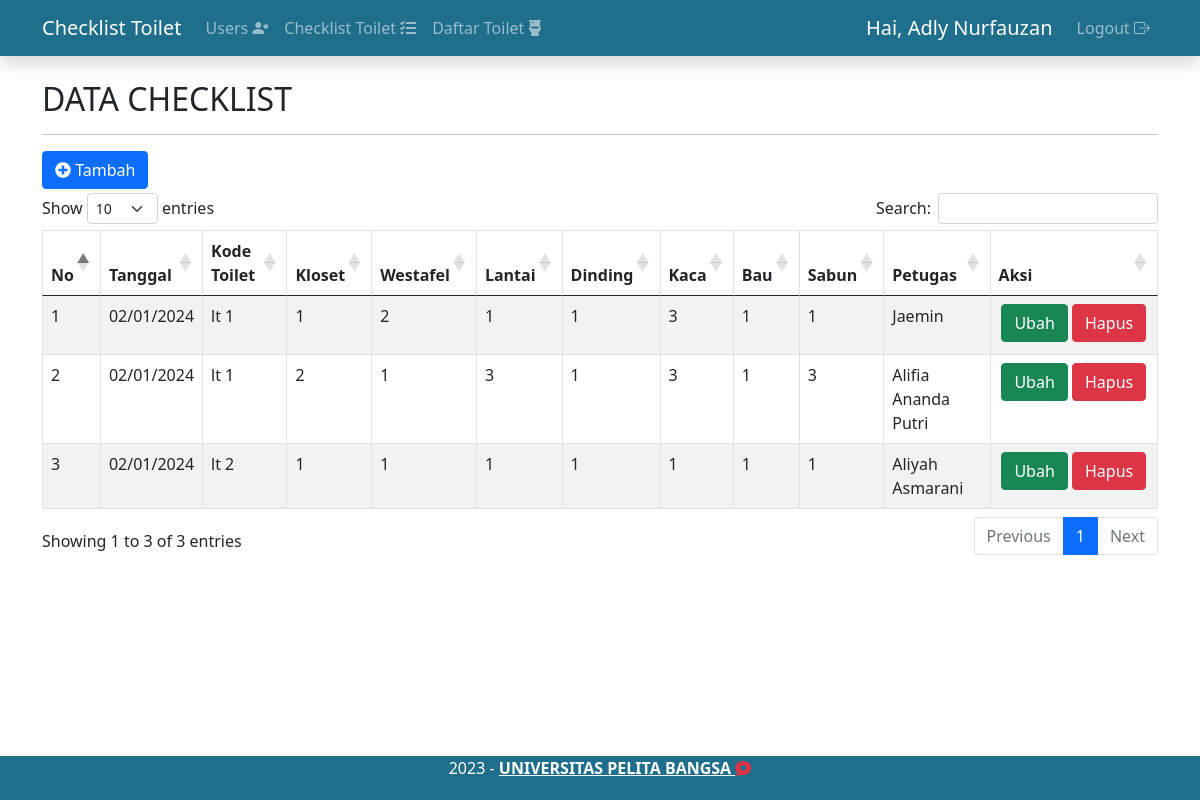
/check_toilet.php (signed in), run on the app's committed database.
### tables this page shows
CREATE TABLE `checklist` (
  `id_checklist` int(11) NOT NULL,
  `tanggal` timestamp NOT NULL DEFAULT current_timestamp(),
  `toilet_id` int(11) NOT NULL,
  `kloset` tinyint(1) DEFAULT NULL,
  `wastafel` tinyint(1) DEFAULT NULL,
  `lantai` tinyint(1) DEFAULT NULL,
  `dinding` tinyint(1) DEFAULT NULL,
  `kaca` tinyint(1) DEFAULT NULL,
  `bau` tinyint(1) DEFAULT NULL,
  `sabun` tinyint(1) DEFAULT NULL,
  `users_id` int(11) NOT NULL
);

CREATE TABLE `toilet` (
  `id_toilet` int(11) NOT NULL,
  `lokasi` varchar(45) DEFAULT NULL,
  `keterangan` varchar(45) DEFAULT NULL
);

CREATE TABLE `users` (
  `id_users` int(11) NOT NULL,
  `username` varchar(100) DEFAULT NULL,
  `password` varchar(100) DEFAULT NULL,
  `nama` varchar(200) DEFAULT NULL,
  `email` varchar(200) DEFAULT NULL,
  `status` tinyint(1) DEFAULT NULL,
  `role` tinyint(1) DEFAULT 2 COMMENT '1:Admin\n2:User'
);

### config/controller.php (called while the page is built, shortened)
<?php
function select($query)
{
    global $db;
    $result = mysqli_query($db, $query);
    $rows = [];
    while ($row = mysqli_fetch_assoc($result)) {
        $rows[] = $row;
    }
    return $rows;
}

### check_toilet.php (the view, shortened to what this page needs)
<?php
include 'layout/header.php';
$data_checklist = select("SELECT checklist.*, toilet.lokasi AS nama_toilet, users.nama AS nama_petugas FROM checklist
                         INNER JOIN toilet ON checklist.toilet_id = toilet.id_toilet
                         INNER JOIN users ON checklist.users_id = users.id_users
                         ORDER BY checklist.id_checklist DESC");
?>
<div class="container" style="margin-top: 5rem;">
    <h2>DATA CHECKLIST</h2>
    <hr>
    <button type="button" class="btn  btn-primary mb-1" data-bs-toggle="modal" data-bs-target="#modalTambah"> <i class="fas fa-plus-circle"></i> Tambah</button>
    <table class="table table-bordered table-striped" id="table">
        <thead>
            <tr>
                <th>No</th>
                <th>Tanggal</th>
                <th>Kode Toilet</th>
                <th>Kloset</th>
                <th>Westafel</th>
                <th>Lantai</th>
                <th>Dinding</th>
                <th>Kaca</th>
                <th>Bau</th>
                <th>Sabun</th>
                <th>Petugas</th>
                <th>Aksi</th>
            </tr>
        </thead>
        <tbody>
            <?php $no = 1; ?>
            <?php foreach ($data_checklist as $checklist) : ?>
                <tr>
                    <td><?= $no++; ?></td>
                    <td><?= date('d/m/Y', strtotime($checklist['tanggal'])); ?></td>
                    <td><?= $checklist['nama_toilet'] ?></td>
                    <td><?= $checklist['kloset'] ?></td>
                    <td><?= $checklist['wastafel'] ?>
                    <td><?= $checklist['lantai'] ?></td>
                    <td><?= $checklist['dinding'] ?></td>
                    <td><?= $checklist['kaca'] ?></td>
                    <td><?= $checklist['bau'] ?></td>
                    <td><?= $checklist['sabun'] ?></td>
                    <td><?= $checklist['nama_petugas'] ?></td>
                    <td width="15%" class="text-center">
                        <button type="button" class="btn btn-success mb-1" data-bs-toggle="modal" data-bs-target="#modalUbah<?= $checklist['id_checklist']; ?>">Ubah</button>
                        <button type="button" class="btn btn-danger mb-1" data-bs-toggle="modal" data-bs-target="#modalHapus<?= $checklist['id_checklist']; ?>">Hapus</button>
                    </td>
                </tr>
            <?php endforeach; ?>
        </tbody>
    </table>
</div>
    <?php
    include 'layout/footer.php';
    ?>

### data on the page
checklist: tanggal "02/01/2024", toilet.lokasi "lt 1", kloset "1", wastafel "2", lantai "1", dinding "1", kaca "3", bau "1", sabun "1", users.nama "Jaemin"
checklist: tanggal "02/01/2024", toilet.lokasi "lt 1", kloset "2", wastafel "1", lantai "3", dinding "1", kaca "3", bau "1", sabun "3", users.nama "Alifia Ananda Putri"
checklist: tanggal "02/01/2024", toilet.lokasi "lt 2", kloset "1", wastafel "1", lantai "1", dinding "1", kaca "1", bau "1", sabun "1", users.nama "Aliyah Asmarani"

### other printed values
$_SESSION['nama'] "Adly Nurfauzan"
